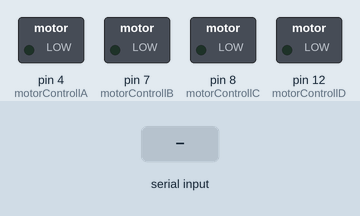
Recording of a sketch running on a simulated Arduino Uno, built with avr-gcc and run on an emulated ATmega328P. On the bench: switched loads named in the sketch (green lamp = pin HIGH). The test bench sets the inputs (shaded band). What the sketch prints to the serial monitor is not drawn.

Above: at 1.2 s.
1.3 s: "F" received over Serial
At 2.1 s:
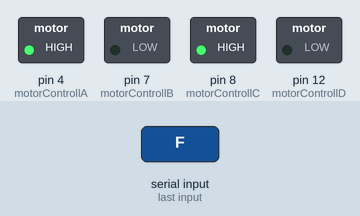
2.8 s: "B" received over Serial
At 3.2 s:
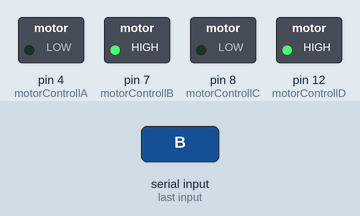
4.3 s: "L" received over Serial
At 5.5 s:
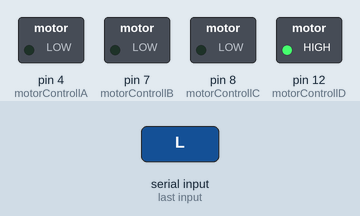
5.8 s: "R" received over Serial
At 6.7 s:
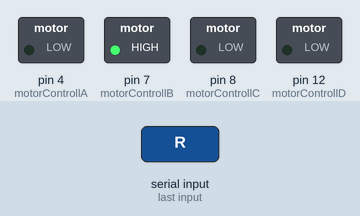
Timing chart, 0 to 8.3 s (numbered marks = the images above; inputs shaded):
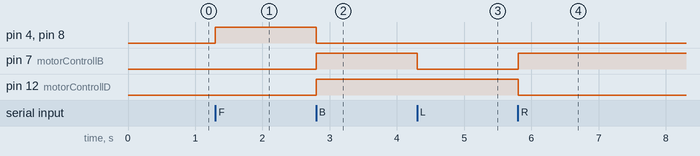

The sketch:

Code_of_stage1.ino
```cpp
int motorControllA = 4;
int motorControllB = 7;

int motorControllC = 8;
int motorControllD = 12;


int motorSpeed1 = 2;
int motorSpeed2 = 7;
int motorSpeed3 = 8;
int motorSpeed4 = 11;

int speedcar;

void setup() {
  // put your setup code here, to run once:
  Serial.begin(9600);


  pinMode(motorControllA, OUTPUT);
  pinMode(motorControllB, OUTPUT);
  pinMode(motorControllC, OUTPUT);
  pinMode(motorControllD, OUTPUT);

}

void loop() {
  if(Serial.available() > 0)
  {
    char data;
    data = Serial.read();
    Serial.write(Serial.read());

    switch (data)
    {

      case 'F': //FORWARD
      speedcar=255;
          digitalWrite(motorControllA, HIGH);
          digitalWrite(motorControllB, LOW);


          digitalWrite(motorControllC, HIGH);
          digitalWrite(motorControllD, LOW);


        break;

      case 'B': //REVERSE
      speedcar=255;
          digitalWrite(motorControllA, LOW);
          digitalWrite(motorControllB, HIGH);


          digitalWrite(motorControllC, LOW);
          digitalWrite(motorControllD, HIGH);


        break;

      case 'L': // LEFT
      speedcar=255;
          digitalWrite(motorControllA, LOW);
          digitalWrite(motorControllB, LOW);


          digitalWrite(motorControllC, LOW);
          digitalWrite(motorControllD, HIGH);


        break;

      case 'R': // RIGHT
      speedcar=255;
          digitalWrite(motorControllA, LOW);
          digitalWrite(motorControllB, HIGH);


          digitalWrite(motorControllC, LOW);
          digitalWrite(motorControllD, LOW);


        break;

      default: //If bluetooth module receives any value not listed above, both motors turn off
          digitalWrite(motorControllA, LOW);
          digitalWrite(motorControllB, LOW);
          analogWrite(motorSpeed1, 0);

          digitalWrite(motorControllC, LOW);
          digitalWrite(motorControllD, LOW);
          analogWrite(motorSpeed2, 0);


    }
  }
}
```

Measured:
- after the input at 1.3 s, pin 4 (motorControllA), pin 8 (motorControllC): LOW → HIGH at once
- after the input at 2.8 s, pin 4 (motorControllA), pin 8 (motorControllC): HIGH → LOW at once; pin 7 (motorControllB), pin 12 (motorControllD): LOW → HIGH at once
- after the input at 4.3 s, pin 7 (motorControllB): HIGH → LOW at once
- after the input at 5.8 s, pin 7 (motorControllB): LOW → HIGH at once; pin 12 (motorControllD): HIGH → LOW at once
